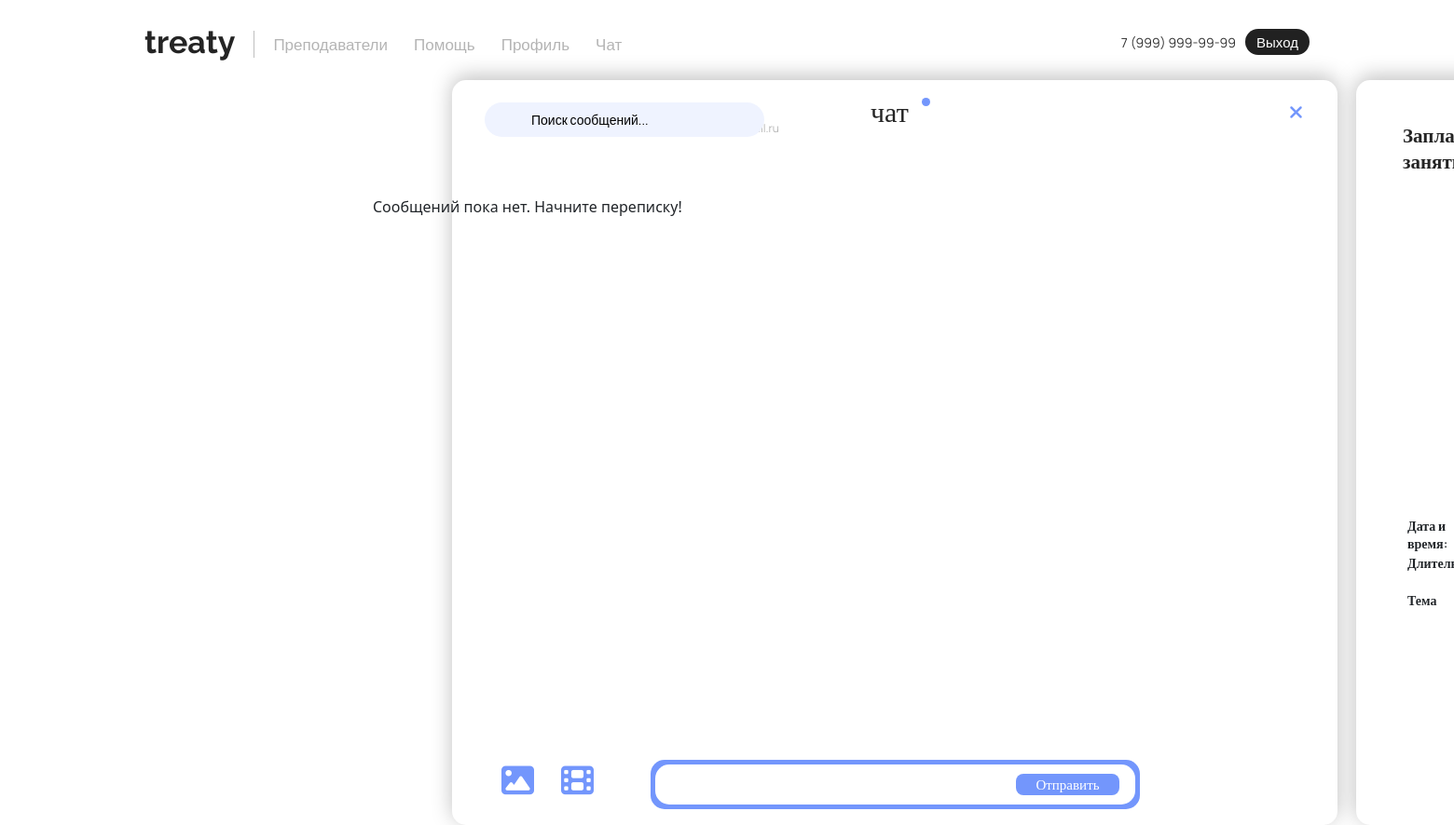
Before: /chats/chat/10/ (signed in) with the older database file.
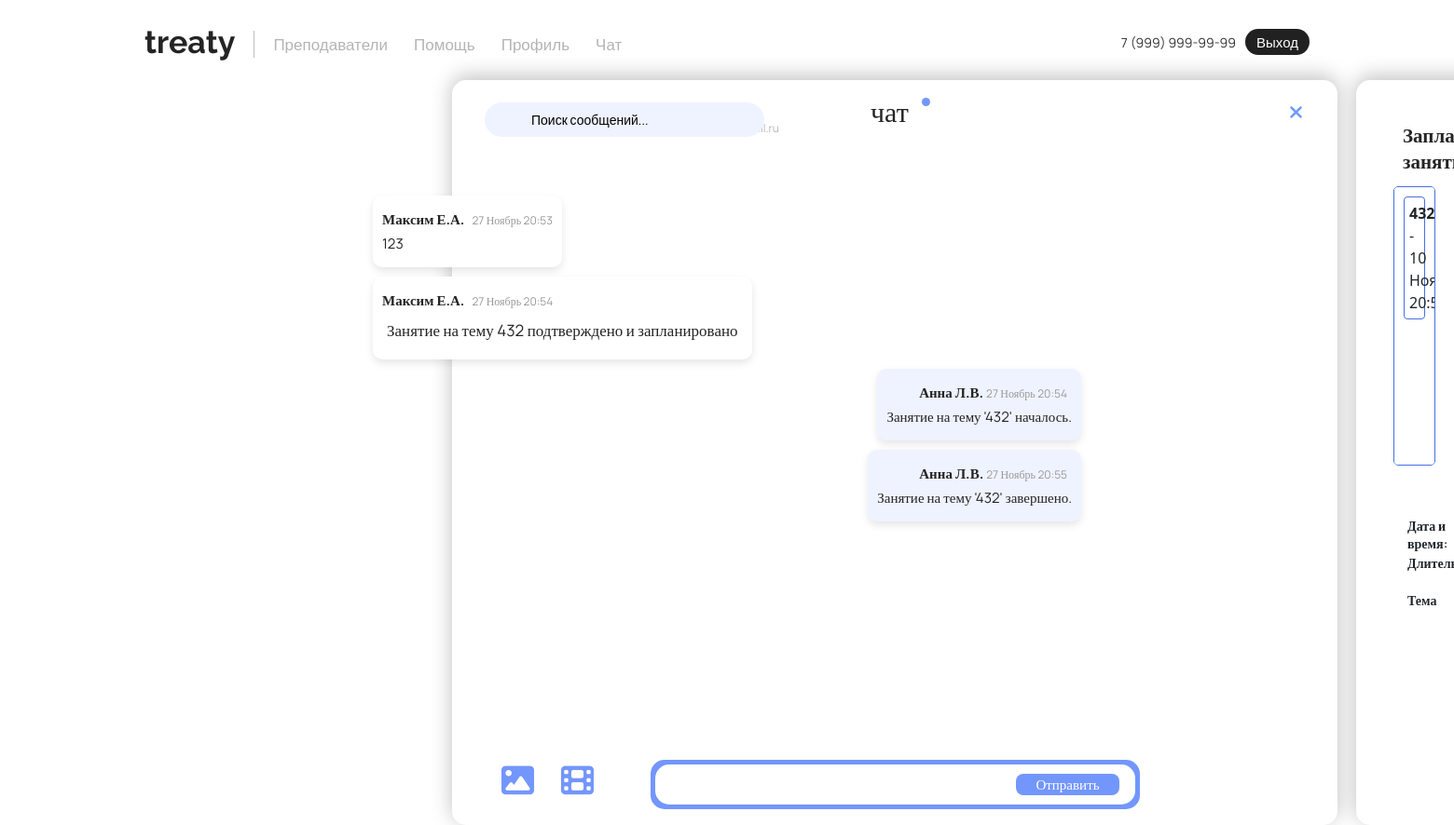
After: the same page with the newer database file.
### chat/models.py (models this page shows, shortened)
class Message(models.Model):
    sender = models.ForeignKey(CustomUser, on_delete=models.CASCADE, related_name="sent_messages")
    receiver = models.ForeignKey(CustomUser, on_delete=models.CASCADE, related_name="received_messages")
    content = models.TextField()
    timestamp = models.DateTimeField(auto_now_add=True)
    image = models.ImageField(upload_to="message_images/", null=True, blank=True)
    video = models.FileField(upload_to="message_videos/", null=True, blank=True)

class Lesson(models.Model):
    date_time = models.DateTimeField()
    duration = models.DurationField()
    topic = models.CharField(max_length=255)
    student = models.ForeignKey(CustomUser, on_delete=models.CASCADE, related_name="lessons_as_student")
    teacher = models.ForeignKey(CustomUser, on_delete=models.CASCADE, related_name="lessons_as_teacher")
    status = models.CharField(max_length=20,
                              choices=[('pending', 'Ожидает подтверждения'), ('scheduled', 'Запланировано'),
                                       ('in_progress', 'В процессе'), ('completed', 'Завершено'), ('declined', 'Отклонено')], default='pending')

### main/models.py (models this page shows, shortened)
class CustomUser(AbstractUser):
    username = None
    email = models.EmailField(unique=True)
    birthday = models.DateField(null=True, blank=True)
    phone = models.CharField(max_length=15, blank=True)
    contact = models.CharField(max_length=50, blank=True)
    last_name = models.CharField(max_length=150, blank=False)  # Фамилия
    first_name = models.CharField(max_length=150, blank=False)  # Имя
    middle_name = models.CharField(max_length=150, blank=False)  # Отчество
    avatar = models.ImageField(upload_to='avatars/', null=True, blank=True)
    is_active = models.BooleanField(default=True)
    is_staff = models.BooleanField(default=False)
    is_superuser = models.BooleanField(default=False)
    date_joined = models.DateTimeField(default=timezone.now)
    rating = models.FloatField(default=0.0)
    USERNAME_FIELD = 'email'
    REQUIRED_FIELDS = []
    objects = CustomUserManager()
    def get_display_name(self):
        return f"{self.first_name} {self.last_name[0]}.{self.middle_name[0]}."

### chat/views.py (the view, shortened to what this page needs)
# urls.py: path('', views.chat_view, name='chats'),
@login_required
def chat_view(request, receiver_id):
    try:
        receiver = CustomUser.objects.get(id=receiver_id)
    except CustomUser.DoesNotExist:
        return redirect("chat_list_view")
    messages = Message.objects.filter(
        (Q(sender=request.user) & Q(receiver=receiver) & ~Q(content__icontains="Для Вас назначено новое занятие!")) |
        (Q(sender=receiver) & Q(receiver=request.user))
    ).order_by("timestamp")
    lessons = Lesson.objects.filter(
        Q(teacher=request.user, student=receiver) |
        Q(teacher=receiver, student=request.user)
    ).order_by("date_time")
    lessons_count = lessons.count()
    start_lesson_button = None
    end_lesson_button = None
    for lesson in lessons:
        if lesson.status == 'scheduled' and lesson.teacher == request.user:
            start_lesson_button = lesson  # Преподаватель может начать занятие
        elif lesson.status == 'in_progress' and lesson.teacher == request.user:
            end_lesson_button = lesson  # Преподаватель может завершить занятие
    confirm_lesson_id = request.GET.get("confirm_lesson")
    decline_lesson_id = request.GET.get("decline_lesson")
    return render(request, "main/chat_detail.html", {
        "messages": messages,
        "receiver": receiver,
        "lessons": lessons,  # Передаем список всех занятий
        "lessons_count": lessons_count,  # Передаем количество занятий
        "start_lesson_button": start_lesson_button,
        "end_lesson_button": end_lesson_button
    })

### chat/templates/main/chat_detail.html (shortened to what this page needs)
{% extends 'main/layout.html' %}
{% load static %}
{% block style %}
<link rel="stylesheet" href="{% static 'main/css/chat.css' %}">
{% endblock %}
{% block content %}
<div><input type="text" id="searchInput" placeholder="Поиск сообщений..." class="searchM2" onkeyup="filterSearch()">
</div>
<div class="yourchatstext2">чат</div>
<div class="krujok2"></div>
<h2 class="username">{{ receiver.email }}</h2>
<div class="rectangle6"></div>
<a href="/chats/" class="close-chat-icon">
    <i class="fa fa-times" style="color: #7396FC; font-size: 20px;"></i>
</a>
<div id="chat-box">
    {% for message in messages %}
    <div class="message {% if message.sender == user %}sent{% else %}received{% endif %}">
        <p>
            <strong class="username2">{{ message.sender.get_display_name }}</strong>
            <small>{{ message.timestamp|date:"j F H:i" }}</small>
        </p>
        <p class="message-content">
            {{ message.content|safe }}
        </p>
    </div>
    {% empty %}
    <p>Сообщений пока нет. Начните переписку!</p>
    {% endfor %}
</div>
{% if user.is_staff %}
<div class="lessons-list">
    <div class="plantext">Запланированные занятия</div>
    <div class="backgroundlesson"></div>
    {% for lesson in lessons %}
    {% if lesson.status != 'pending' %}
    <div class="lesson-item">
        {% for lesson in lessons %}
        <div class="lessonitem">
            <strong>{{ lesson.topic }}</strong> - {{ lesson.date_time|date:"j F, H:i" }}
        </div>
        {% endfor %}
    </div>
    {% endif %}
    {% endfor %}
</div>
{% if not lesson %}
<form method="post" action="{% url 'chat_view' receiver.id %}">
    <div class="datetime" for="date_time">Дата и время:</div>
    <input class="datetimeinput" type="datetime-local" name="date_time" required><br>
    <div class="dlit" for="duration">Длительность</div>
    <input class="dlitinput" type="time" name="duration" required><br>
    <div class="topic" for="topic">Тема</div>
    <input class="topicinput" type="text" name="topic" required><br>
</form>
{% endif %}
{% endif %}
<form method="post" enctype="multipart/form-data">
    <button type="submit" class="startchat2">Отправить</button>
    <div class="message-textarea">
        <input name="content" required>
    </div>
    <div>
        <label for="image-input" style="cursor: pointer; position: absolute; top: 821px; left: 538px;">
            <i class="fa fa-image" style="color: #7396FC; font-size: 35px;"></i>
        </label>
        <label for="video-input" style="cursor: pointer; position: absolute; top: 821px; left: 602px;">
            <i class="fa fa-film" style="color: #7396FC; font-size: 35px;"></i>
        </label>
    </div>
</form>
{% endblock %}

### main/templates/main/layout.html (shortened to what this page needs)
{% load static %}
<!doctype html>
<html lang="en">
<head>
    <link rel="stylesheet" href="https://cdn.jsdelivr.net/npm/bootstrap@5.3.3/dist/css/bootstrap.min.css">
    <link rel="stylesheet" href="https://cdnjs.cloudflare.com/ajax/libs/font-awesome/6.6.0/css/all.min.css">
    <link rel="stylesheet"
          href="https://cdn.jsdelivr.net/npm/@fortawesome/fontawesome-free@6.6.0/css/fontawesome.min.css">
    <link rel="stylesheet" href="{% static 'main/css/nav.css' %}">
    <link rel="stylesheet" href="{% static 'main/css/main.css' %}">
    <link rel="stylesheet" href="{% static 'main/css/reglog.css' %}">
    {% block style %}
    {% endblock %}
</head>
<body>
<header>
    <nav class="navbarg">
        <div class="nav-container">
            <div class="nav-row">
                <div class="navbar-brandg">
                    <a href="{% url 'home' %}" class="brand-logog">treaty</a>
                </div>
                <ul class="navbar-menug" id="navbarMenu">
                    <li class="navbar-menug__item">
                        <a href="{% url 'catalog2_home' %}" class="navbar-menug__link">Преподаватели</a>
                    </li>
                    <li class="navbar-menug__item">
                        <a href="{% url 'help' %}" class="navbar-menug__link">Помощь</a>
                    </li>
                    <li class="navbar-menug__item">
                        <a href="{% url 'profile' %}" class="navbar-menug__link">Профиль</a>
                    </li>
                    <li class="navbar-menug__item">
                        <a href="{% url 'chats' %}" class="navbar-menug__link">Чат</a>
                    </li>
                </ul>
                <div class="col-4g">
                    <span class="phone-numberg">7 (999) 999-99-99</span>
                    {% if user.is_authenticated %}
                    <button id="logoutBtn" class="logregbtng" onclick="logout()">Выход</button>
                    {% else %}
                    <button id="logregOpenBtn" class="logregbtng" onclick="toggleAuthModal()">Вход</button>
                    {% endif %}
                </div>
            </div>
        </div>
    </nav>
</header>
<main>
{% block content %}
{% endblock %}
</main>
</body>
</html>

### main/static/main/css/nav.css (style rules this page uses)
.navbarg { position: relative; padding: 30px 140px; background-color: transparent; width: 100%; }
.nav-container { margin: 0 auto; padding: 0 15px; max-width: 1678px; width: 100%; box-sizing: border-box; }
.nav-row { display: flex; justify-content: space-between; align-items: center; column-gap: 20px; row-gap: 20px; flex-wrap: wrap; width: 100%; color: black; }
.navbar-brandg { display: flex; align-items: center; }
.brand-logog { margin-top: -5px; color: #242424; text-align: center; font-family: Raleway; font-size: 34px; font-style: normal; font-weight: 700; line-height: normal; text-decoration: none; position: relative; opacity: 1; }
.brand-logog::after { content: ""; position: absolute; left: 50%; bottom: -13px; width: 0; height: 3px; background-color: black; transition: width 0.3s ease, left 0.3s ease, background-color 0.3s ease; transform: translateX(-50%); }
.navbar-menug { display: flex; justify-content: center; align-items: center; column-gap: 28px; font-size: 17px; font-family: 'Manrope', sans-serif; margin: 0; padding: 0; list-style: none; }
.navbar-menug__item { display: flex; }
.navbar-menug__link { color: #b4b4b4; text-decoration: none; height: 23px; text-align: center; letter-spacing: 0; line-height: 23px; transition: color 0.3s ease, transform 0.1s ease; font-weight: normal; }
.col-4g { margin-top: -5px; display: flex; align-items: center; gap: 10px; margin-left: auto; padding: 0; }
.phone-numberg { color: #333; font-size: 14px; font-family: 'Manrope', sans-serif; }
.logregbtng { display: flex; align-items: center; justify-content: center; flex-shrink: 0; border-radius: 15px; width: 69px; height: 28px; border: none; box-shadow: none; transition: transform 0.3s ease; font-family: 'Manrope', sans-serif; font-size: 15px; font-weight: 500; line-height: normal; cursor: pointer; color: white; background-color: #212121; }

### main/static/main/css/main.css (style rules this page uses)
body { overflow-x: hidden; min-height: 100%; position: relative; opacity: 0; padding-bottom: 100px; }
body.theme-loaded { opacity: 1; }

### main/static/main/css/reglog.css (style rules this page uses)
body { background-color: #ffffff !important; overflow-x: hidden; }

Changed rows visible on the page:
added Message: sender.get_display_name "Максим Е.А.", timestamp "27 Ноябрь 20:53", content "123"
added Message: sender.get_display_name "Максим Е.А.", timestamp "27 Ноябрь 20:54", content "Занятие на тему 432 подтверждено и запланировано"
added Message: sender.get_display_name "Анна Л.В.", timestamp "27 Ноябрь 20:54", content "Занятие на тему '432' началось."
added Message: sender.get_display_name "Анна Л.В.", timestamp "27 Ноябрь 20:55", content "Занятие на тему '432' завершено."
added Lesson: topic "432", date_time "10…"
Other visible differences:
text no longer shown: "Сообщений пока нет. Начните переписку!"
